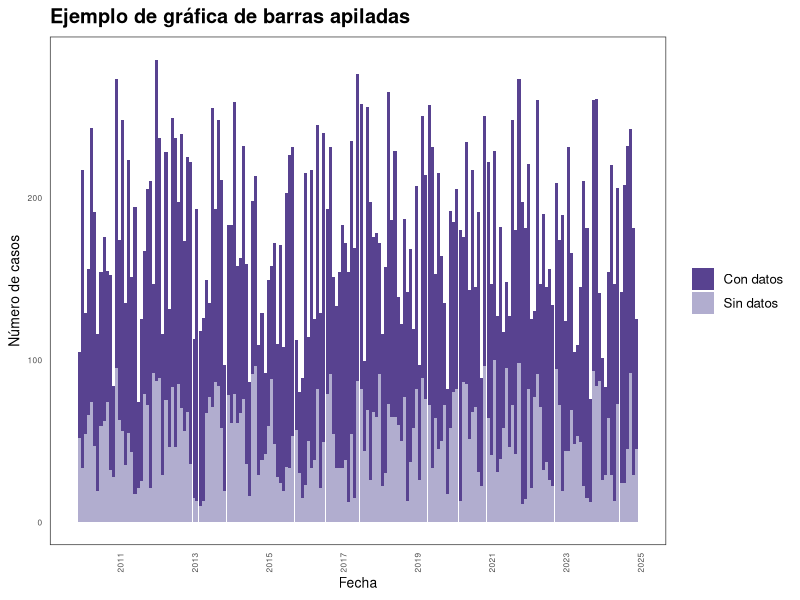
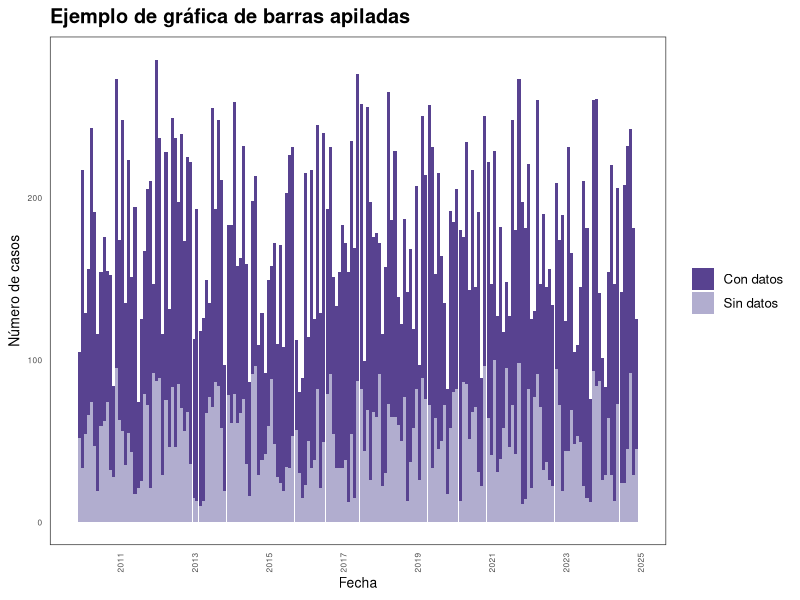

Write the R code that produced these figures, in order.
library(tidyverse)
library(lubridate)
library(ggplot2)
library(svglite)
library(systemfonts)
library(svglite)

# Crear fechas mensuales
fecha <- seq(as.Date("2010-01-01"), as.Date("2025-01-01"), by = "months")

# Crear datos de ejemplo para cada indicador
datos_con <- tibble(
  fecha = fecha,
  indicador = "Con datos",
  valor = round(runif(length(fecha), 50, 200)),
  estado = "Jalisco"
)

datos_sin <- tibble(
  fecha = fecha,
  indicador = "Sin datos",
  valor = round(runif(length(fecha), 10, 100)),
  estado = "Jalisco"
)

# Unir ambos
datos <- bind_rows(datos_con, datos_sin)

# Crear variable de mes
datos <- datos %>%
  mutate(mes = floor_date(fecha, "month"))

# Resumir por mes e indicador
datos_sum <- datos %>%
  group_by(mes, indicador) %>%
  summarise(valor = sum(valor), .groups = "drop")

# Tema personalizado
theme_personalizado <- theme_minimal(base_size = 12) +
  theme(
    plot.title = element_text(face = "bold"),
    axis.text.x = element_text(angle = 90, hjust = 1, size = 6),
    axis.text.y = element_text(size = 6),
    axis.title = element_text(size = 10),
    panel.border = element_rect(color = "gray20", fill = NA, linewidth = 0.5),
    axis.ticks = element_blank(),
    panel.grid = element_blank(),
    legend.position = "right"
  )

# Crear gráfica
grafica <- ggplot(datos_sum, aes(x = mes, y = valor, fill = indicador)) +
  geom_col(position = "stack", width = 30) +
  scale_fill_manual(values = c("Con datos" = "#584290", "Sin datos" = "#b1adcf")) +
  labs(
    title = "Ejemplo de gráfica de barras apiladas",
    x = "Fecha",
    y = "Número de casos",
    fill = NULL
  ) +
  scale_x_date(date_breaks = "2 years", date_labels = "%Y") +
  theme_personalizado

grafica

# Guardar archivos
ggsave("rstudio/barras_tendencias/barras_tendencias.png",
       plot = grafica, width = 10, height = 5, dpi = 300)

svglite("rstudio/barras_tendencias/barras_tendencias.svg", width = 10, height = 5)
